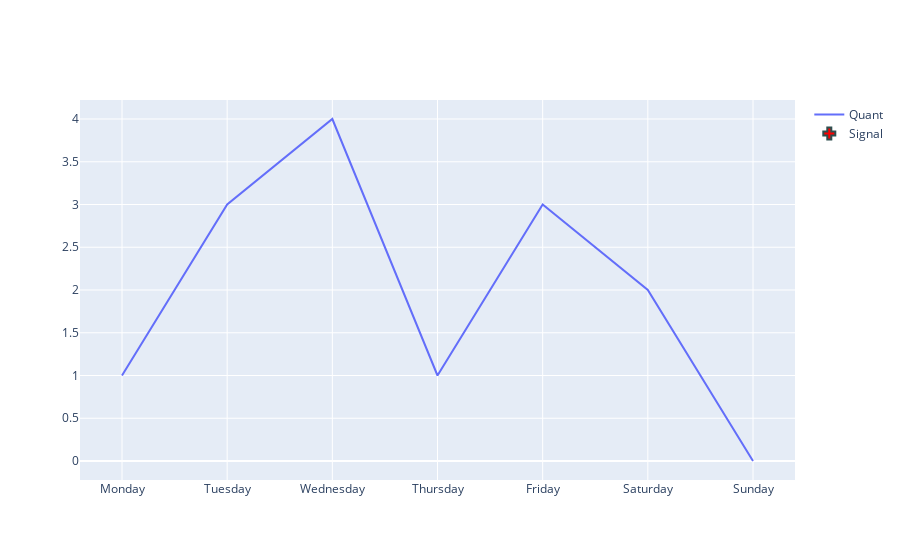

The notebook cell this image was saved under:
### Code cell
fig = go.Figure()

fig.add_trace(go.Scatter(x=df.loc[:,'Date'], y=df.loc[:,'Price'], mode='lines', name='Quant'))

fig.add_trace(go.Scatter(x=df.loc[:,'Date'], y=signal, mode='markers', name='Signal', marker=dict(color='red', size=10, symbol='cross', line=dict(color='DarkSlateGrey', width=2))))


# fig.add_trace(go.Scatter(x=df_signal.index[df_signal['Signal']], y=df_prices['Prices'][df_signal['Signal']],
#                           mode='markers', marker=dict(color='green', size=10), 
#                           name='Signal'))


#fig.add_trace(go.Scatter(x=df.loc[:,'Date'], y=df.loc[:,'Price'], mode='markers', name='Quant'))

fig.show()

### Figure 1 — Plotly figure (JSON) as saved in the notebook; plotly's stock layout.template omitted (floating-point values rounded to 4 significant figures)
{"data": [{"mode": "lines", "name": "Quant", "type": "scatter", "x": ["Monday", "Tuesday", "Wednesday", "Thursday", "Friday", "Saturday", "Sunday"], "y": [1, 3, 4, 1, 3, 2, 0]}, {"marker": {"color": "red", "line": {"color": "DarkSlateGrey", "width": 2}, "size": 10, "symbol": "cross"}, "mode": "markers", "name": "Signal", "type": "scatter", "x": ["Monday", "Tuesday", "Wednesday", "Thursday", "Friday", "Saturday", "Sunday"], "y": [false, true, false, false, true, false, false]}], "layout": {}}
